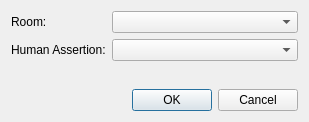
<?xml version="1.0" encoding="UTF-8"?>
<ui version="4.0">
 <class>HumanAssertionDialogClass</class>
 <widget class="QDialog" name="HumanAssertionDialogClass">
  <property name="geometry">
   <rect>
    <x>0</x>
    <y>0</y>
    <width>309</width>
    <height>122</height>
   </rect>
  </property>
  <property name="windowTitle">
   <string>HumanAssertionDialog</string>
  </property>
  <layout class="QVBoxLayout" name="verticalLayout">
   <item>
    <layout class="QGridLayout" name="gridLayout">
     <item row="0" column="0">
      <widget class="QLabel" name="label">
       <property name="sizePolicy">
        <sizepolicy hsizetype="Maximum" vsizetype="Preferred">
         <horstretch>0</horstretch>
         <verstretch>0</verstretch>
        </sizepolicy>
       </property>
       <property name="text">
        <string>Room:</string>
       </property>
      </widget>
     </item>
     <item row="0" column="1">
      <widget class="QComboBox" name="roomComboBox"/>
     </item>
     <item row="1" column="1">
      <widget class="QComboBox" name="humanAssertionComboBox"/>
     </item>
     <item row="1" column="0">
      <widget class="QLabel" name="label_2">
       <property name="sizePolicy">
        <sizepolicy hsizetype="Maximum" vsizetype="Preferred">
         <horstretch>0</horstretch>
         <verstretch>0</verstretch>
        </sizepolicy>
       </property>
       <property name="text">
        <string>Human Assertion:</string>
       </property>
      </widget>
     </item>
    </layout>
   </item>
   <item>
    <spacer name="verticalSpacer">
     <property name="orientation">
      <enum>Qt::Vertical</enum>
     </property>
     <property name="sizeHint" stdset="0">
      <size>
       <width>20</width>
       <height>40</height>
      </size>
     </property>
    </spacer>
   </item>
   <item>
    <widget class="QDialogButtonBox" name="buttonBox">
     <property name="standardButtons">
      <set>QDialogButtonBox::Cancel|QDialogButtonBox::Ok</set>
     </property>
    </widget>
   </item>
  </layout>
 </widget>
 <layoutdefault spacing="6" margin="11"/>
 <resources/>
 <connections/>
</ui>
